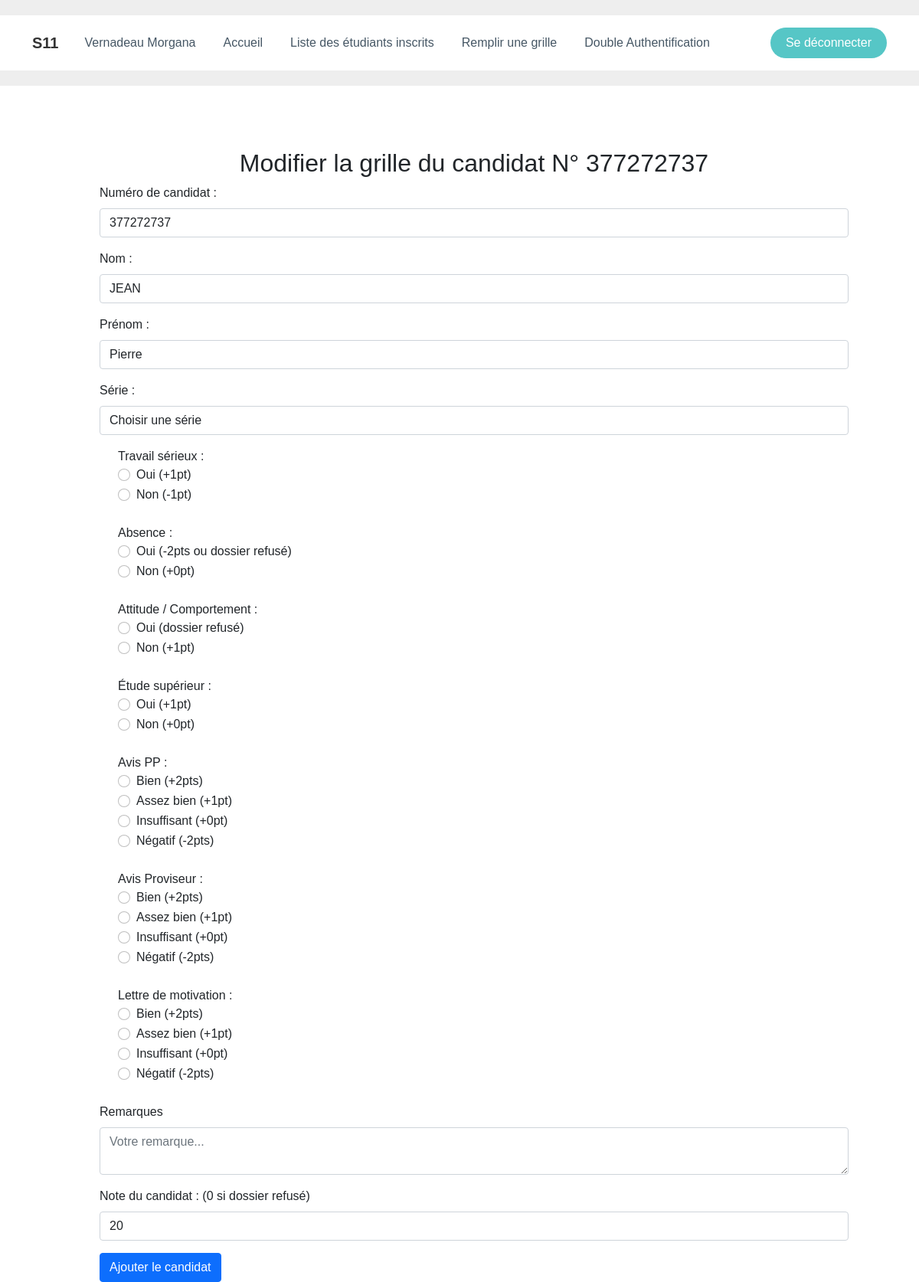
The app's page /editGrid.php?id=1 (signed in) with its own data.
### tables this page shows
CREATE TABLE `grid` (
  `id` int(11) NOT NULL,
  `candidat_number` int(255) NOT NULL,
  `lastname` varchar(50) NOT NULL,
  `firstname` varchar(50) NOT NULL,
  `serie` varchar(50) NOT NULL,
  `serious` varchar(50) NOT NULL,
  `absence` varchar(50) NOT NULL,
  `behavior` varchar(50) NOT NULL,
  `higher_education` varchar(50) NOT NULL,
  `avis_pp` varchar(50) NOT NULL,
  `avis_principal` varchar(50) NOT NULL,
  `motivation_letter` varchar(50) NOT NULL,
  `notice` text NOT NULL,
  `note` int(11) NOT NULL
);

### editgrid.php (the view, shortened to what this page needs)
<!DOCTYPE html>
<html lang="fr">
<head>
    <link rel="stylesheet" href="assets/bootstrap/css/bootstrap.min.css">
    <link rel="stylesheet" href="assets/fonts/font-awesome.min.css">
    <link rel="stylesheet" href="assets/css/Hover-cards.css">
    <link rel="stylesheet" href="assets/css/Modal-Login-form.css">
    <link rel="stylesheet" href="assets/css/Pretty-Registration-Form.css">
    <link rel="stylesheet" href="assets/css/reveal-nav-on-scroll.css">
    <link rel="stylesheet" href="assets/css/styles.css">
    <link rel="stylesheet" href="assets/css/Table-With-Search-1.css">
    <link rel="stylesheet" href="assets/css/Table-With-Search.css">
</head>
<body>
    <?php require('header.php'); ?>
    <form class="bootstrap-form-with-validation" method="POST" action="editGridAction.php?id=<?=$_GET['id']?>" style="margin-top: 194px;margin-right: 92px;margin-left: 130px;">
    <?php
                 if (isset($_GET['id']))
                 {
                     require('config/connectBDD.php');
                     $id = $_GET['id'];
                     $req = "SELECT * FROM grid WHERE id='$id'";
                     $res = $conn->query($req);
                     if ($res->rowCount() > 0) {
                         if($row = $res->fetch(PDO::FETCH_ASSOC)) {
                            echo'<h2 class="text-center">Modifier la grille du candidat N°'. " ". $row['candidat_number'] . '</h2>';
                            echo'<div class="form-group mb-3"><label class="form-label" for="text-input">Numéro de candidat :</label><input class="form-control" type="number" oninput="javascript: if (this.value.length > this.maxLength) this.value = this.value.slice(0, this.maxLength);" id="text-input" maxlength="9" name="candidat_number" value='. $row['candidat_number'] . " " . 'required></div>';
                            echo'<div class="form-group mb-3"><label class="form-label" for="text-input">Nom :</label><input class="form-control" type="text" id="text-input" name="lastname" value='. $row['lastname'] . " " . 'required></div>';
                            echo'<div class="form-group mb-3"><label class="form-label" for="text-input">Prénom :</label><input class="form-control" type="text" id="text-input" name="firstname" value='. $row['firstname'] . " " . 'required></div>';
                            echo' <div class="form-group mb-3"><label class="form-label" for="text-input" >Série :</label>';
                            echo'<select class="form-control" type="text" id="text-input" name="serie" required>';
                                echo'<option value="null">Choisir une série</option>';
                            echo'</select>';
                            echo'</div>';
                            echo'<div class="form-group mb-3">';
                            echo'<div class="form-check"><label for="">Travail sérieux :</label>';
                                echo'<div class="form-check"><input class="form-check-input" type="radio" name="serious" value="vrai" id="formCheck-10"><label class="form-check-label" for="formCheck-10">Oui (+1pt)</label></div>';
                                echo'<div class="form-check"><input class="form-check-input" type="radio" name="serious" value="faux"  id="formCheck-11"><label class="form-check-label" for="formCheck-11">Non (-1pt)</label></div>';
                            echo'</div> <br>';
                            echo'<div class="form-group mb-3">';
                            echo'<div class="form-check"><label for="">Absence :</label>';
                                echo'<div class="form-check"><input class="form-check-input" type="radio" name="absence" value="vrai" id="formCheck-10"><label class="form-check-label" for="formCheck-10">Oui (-2pts ou dossier refusé)</label></div>';
                                echo'<div class="form-check"><input class="form-check-input" type="radio" name="absence" value="faux"  id="formCheck-11"><label class="form-check-label" for="formCheck-11">Non (+0pt)</label></div>';
                            echo'</div> <br>';
                            echo'<div class="form-group mb-3">';
                            echo'<div class="form-check"><label for="">Attitude / Comportement :</label>';
                                echo'<div class="form-check"><input class="form-check-input" type="radio" name="behavior" value="vrai" id="formCheck-10"><label class="form-check-label" for="formCheck-10">Oui (dossier refusé)</label></div>';
                                echo'<div class="form-check"><input class="form-check-input" type="radio" name="behavior" value="faux"  id="formCheck-11"><label class="form-check-label" for="formCheck-11">Non (+1pt)</label></div>';
                            echo'</div> <br>';
                            echo'<div class="form-group mb-3">';
                            echo'<div class="form-check"><label for="">Étude supérieur :</label>';
                                echo'<div class="form-check"><input class="form-check-input" type="radio" name="higher_education" value="vrai" id="formCheck-10"><label class="form-check-label" for="formCheck-10">Oui (+1pt)</label></div>';
                                echo'<div class="form-check"><input class="form-check-input" type="radio" name="higher_education" value="faux"  id="formCheck-11"><label class="form-check-label" for="formCheck-11">Non (+0pt)</label></div>';
                            echo'</div> <br>';
                            echo'<div class="form-group mb-3">';
                            echo'<div class="form-check"><label for="">Avis PP :</label>';
                                echo'<div class="form-check"><input class="form-check-input" type="radio" name="avis_pp" value="B" id="formCheck-10"><label class="form-check-label" for="formCheck-10">Bien (+2pts)</label></div>';
                                echo'<div class="form-check"><input class="form-check-input" type="radio" name="avis_pp" value="AB"  id="formCheck-11"><label class="form-check-label" for="formCheck-11">Assez bien (+1pt)</label></div>';
                                echo'<div class="form-check"><input class="form-check-input" type="radio" name="avis_pp" value="Insuf" id="formCheck-10"><label class="form-check-label" for="formCheck-10">Insuffisant (+0pt)</label></div>';
                                echo'<div class="form-check"><input class="form-check-input" type="radio" name="avis_pp" value="Negatif"  id="formCheck-11"><label class="form-check-label" for="formCheck-11">Négatif (-2pts)</label></div>';
                            echo'</div> <br>';
                            echo'<div class="form-group mb-3">';
                            echo'<div class="form-check"><label for="">Avis Proviseur :</label>';
                                echo'<div class="form-check"><input class="form-check-input" type="radio" name="avis_principal" value="B" id="formCheck-10"><label class="form-check-label" for="formCheck-10">Bien (+2pts)</label></div>';
                                echo'<div class="form-check"><input class="form-check-input" type="radio" name="avis_principal" value="AB"  id="formCheck-11"><label class="form-check-label" for="formCheck-11">Assez bien (+1pt)</label></div>';
                                echo'<div class="form-check"><input class="form-check-input" type="radio" name="avis_principal" value="Insuf" id="formCheck-10"><label class="form-check-label" for="formCheck-10">Insuffisant (+0pt)</label></div>';
                                echo'<div class="form-check"><input class="form-check-input" type="radio" name="avis_principal" value="Negatif"  id="formCheck-11"><label class="form-check-label" for="formCheck-11">Négatif (-2pts)</label></div>';
                            echo'</div> <br>';
                            echo'<div class="form-group mb-3">';
                            echo'<div class="form-check"><label for="">Lettre de motivation :</label>';
                                echo'<div class="form-check"><input class="form-check-input" type="radio" name="motivation_letter" value="B" id="formCheck-10"><label class="form-check-label" for="formCheck-10">Bien (+2pts)</label></div>';
                                echo'<div class="form-check"><input class="form-check-input" type="radio" name="motivation_letter" value="AB"  id="formCheck-11"><label class="form-check-label" for="formCheck-11">Assez bien (+1pt)</label></div>';
                                echo'<div class="form-check"><input class="form-check-input" type="radio" name="motivation_letter" value="Insuf" id="formCheck-10"><label class="form-check-label" for="formCheck-10">Insuffisant (+0pt)</label></div>';
                                echo'<div class="form-check"><input class="form-check-input" type="radio" name="motivation_letter" value="Negatif"  id="formCheck-11"><label class="form-check-label" for="formCheck-11">Négatif (-2pts)</label></div>';
                            echo'</div> <br>';
                            echo'<div class="form-group mb-3"><label class="form-label" for="textarea-input">Remarques </label><textarea class="form-control" id="textarea-input" name="notice" placeholder="Votre remarque..." required></textarea></div>';
                            echo' <div class="form-group mb-3"><label class="form-label" for="text-input">Note du candidat : (0 si dossier refusé)</label><input class="form-control" placeholder="/20" type="number" min="0" max="20" id="text-input" name="note" value='. $row['note'] . " " . 'required></div>';
                         }
                    }
                }
    ?>
        <div class="form-group mb-3"><button class="btn btn-primary" type="submit">Ajouter le candidat</button></div>
    </form>
</body>
</html>

### assets/css/Hover-cards.css (style rules this page uses)
* { transition: all 0.3s ease-out; }
html, body { height: 100%; font-family: "Nunito", sans-serif; font-size: 16px; }

### assets/css/Modal-Login-form.css (style rules this page uses)
body { font-family: 'Varela Round', sans-serif; }

### records on screen
grid: candidat_number "377272737", lastname "JEAN", firstname "Pierre", note "20"

### other values on screen
$_SESSION['lastname'] "Vernadeau"
$_SESSION['firstname'] "Morgana"
